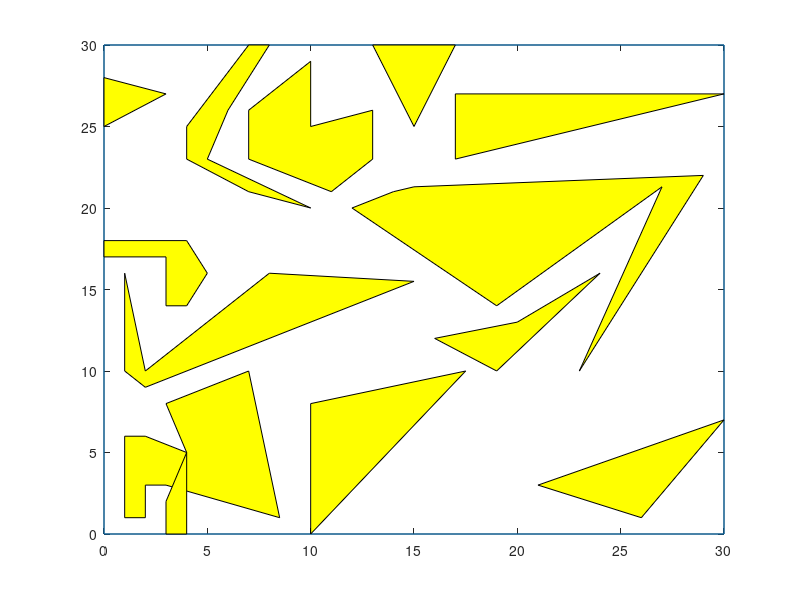

This chart was generated by the following MATLAB code:
function map=map_definition()

Npoly=13;
map.pgx{1}=[3 7 8.5 3 2 2 1 1 2 4 3];
map.pgy{1}=[8 10 1 3 3 1 1 6 6 5 8];
map.pgx{2}=[2 8 15 2 1 1 2];
map.pgy{2}=[10 16 15.5 9 10 16 10];
map.pgx{3}=[0 0 3 0];
map.pgy{3}=[25 28 27 25];
map.pgx{4}=[7 7 10 10 13 13 11 7];
map.pgy{4}=[23 26 29 25 26 23 21 23];
map.pgx{5}=[13 17 15 13];
map.pgy{5}=[30 30 25  30];
map.pgx{6}=[17 17 30 17];
map.pgy{6}=[23 27 27 23];
map.pgx{7}=[12 14 15 29 23 27 19 12];
map.pgy{7}=[20 21 21.3 22 10 21.3 14 20];
map.pgx{8}=[10 17.5 10 10];
map.pgy{8}=[8 10 0 8];
map.pgx{9}=[16 20 24 19];
map.pgy{9}=[12 13 16 10];
map.pgx{10}=[21 30 26 21];
map.pgy{10}=[3 7 1 3];
map.pgx{11}=[4 7 8 6 5 10 7 4 4];
map.pgy{11}=[25 30 30 26 23 20 21 23 25];
map.pgx{12}=[0 0 4 5 4 3 3 0];
map.pgy{12}=[17 18 18 16 14 14 17 17];
map.pgx{13}=[3 3 4 4 3];
map.pgy{13}=[0 2 5 0 0];
map.xrange=[0 30];
map.yrange=[0 30];

figure;
plot([0 30 30 0 0],[0 0 30 30 0]);
hold on

excluded_area=0;

for ii=1:Npoly    
    excluded_area=excluded_area+polyarea(map.pgx{ii},map.pgy{ii});
    fill(map.pgx{ii},map.pgy{ii},'y')
end
hold off

    